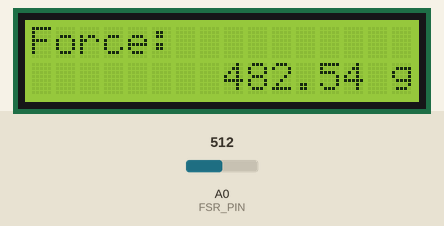
Simulated run of this sketch. Board: Arduino Uno, built with avr-gcc and run on an emulated ATmega328P. Shown: 16×2 character LCD. The test bench sets the inputs (shaded band); at power-on: A0 (FSR_PIN) = 512. What the sketch prints to the serial monitor is not drawn.

Above: at 1.2 s.
1.3 s: A0 (FSR_PIN) set to 936
At 1.9 s:
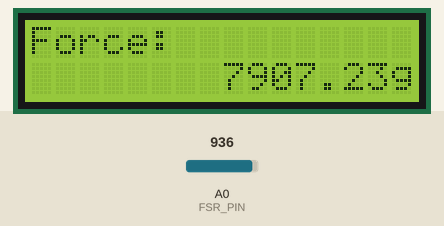
3.4 s: A0 (FSR_PIN) set to 958
At 4.9 s:
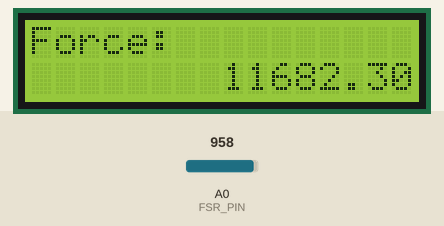
6.1 s: A0 (FSR_PIN) set to 1012
At 7.6 s:
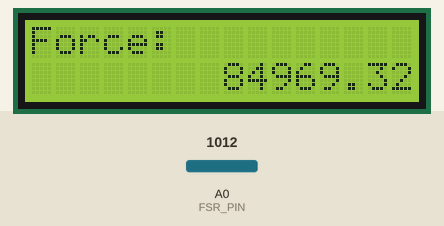
8.2 s: A0 (FSR_PIN) set to 1023
At 10.4 s:
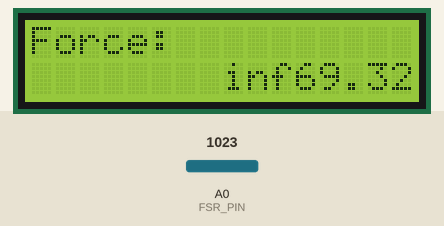
Timing chart, 0 to 11.6 s (numbered marks = the images above; inputs shaded):
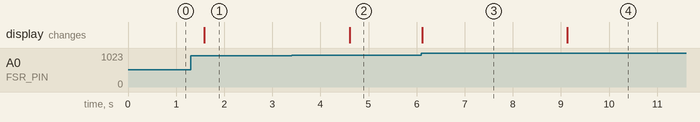

The sketch:

SensorForca.ino
```cpp
/*

          Este código é copiado do professor e tem a função de demonstrar o uso do sensor de força resistivo, que consiste basicamente num resistor que varia sua resistencia
     de acordo com a força aplicada sobre ele. Essa variação ocorre de forma inversamente proporcional, isto é, quanto maior a força aplicada no sensor de força, menor é a
     sua resistência.

*/


// ========================================================================================================
// --- Bibliotecas Auxiliares ---
#include <Wire.h>
#include <LiquidCrystal_I2C.h>


// ========================================================================================================
// --- Declaração de Objetos ---
LiquidCrystal_I2C lcd(0x3F,2,1,0,4,5,6,7,3, POSITIVE);


// ========================================================================================================
// --- Constantes Auxiliares ---
const int FSR_PIN = A0; // Pin connected to FSR/resistor divider

// Measure the voltage at 5V and resistance of your 3.3k resistor, and enter
// their value's below:
const float VCC = 4.98; // Measured voltage of Ardunio 5V line
const float R_DIV = 3230.0; // Measured resistance of 3.3k resistor


// ========================================================================================================
// --- Configurações Iniciais ---
void setup()
{
  Serial.begin(9600);
  pinMode(FSR_PIN, INPUT);

  lcd.begin (16,2);
  lcd.setBacklight(HIGH);
  lcd.setCursor(0,0);
  lcd.print("Force:");
  lcd.setCursor(15,1);
  lcd.print("g");

} //end setup


// ========================================================================================================
// --- Loop Infinito ---
void loop()
{
  int fsrADC = analogRead(FSR_PIN);
  // If the FSR has no pressure, the resistance will be
  // near infinite. So the voltage should be near 0.
  if (fsrADC != 0) // If the analog reading is non-zero
  {
    // Use ADC reading to calculate voltage:
    float fsrV = fsrADC * VCC / 1023.0;
    // Use voltage and static resistor value to
    // calculate FSR resistance:
    float fsrR = R_DIV * (VCC / fsrV - 1.0);
    Serial.println("Resistance: " + String(fsrR) + " ohms");
    // Guesstimate force based on slopes in figure 3 of
    // FSR datasheet:
    float force;
    float fsrG = 1.0 / fsrR; // Calculate conductance
    // Break parabolic curve down into two linear slopes:
    if (fsrR <= 600)
      force = (fsrG - 0.00075) / 0.00000032639;
    else
      force =  fsrG / 0.000000642857;
    Serial.println("Force: " + String(force) + " g");
    Serial.println();

    lcd.setCursor(8,1);
    lcd.print(force);
   // if(force < 0.5) lcd.clear();

    delay(1500);
  }

/*
else
  {
    // No pressure detected
  }
  */
} //end loop
```

Measured:
- the behaviour switches between 949 and 950 on A0 (FSR_PIN) (found by bisection; images 1 and 2)
- the behaviour switches between 1022 and 1023 on A0 (FSR_PIN) (found by bisection; images 3 and 4)
- after the input at 1.3 s, the display: changes after 0.29 s (image 1)
- after the input at 3.4 s, the display: changes after 1.2 s (image 2)
- after the input at 6.1 s, the display: changes at once (image 3)
- after the input at 8.2 s, the display: changes after 0.93 s (image 4)
